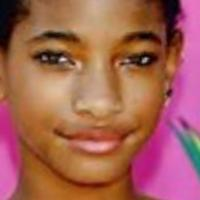
#> input picture lab01/notebooks/data/test/black/14_1_1_20170112230439326.jpg.chip.jpg, 200 x 200 px, found by its file name; its folder holds only this picture in this run
$ jupyter execute lab01_EDA.ipynb
#> lines starting #> are read from the running program, lines starting #| are printed output that depends on the picture
[cell 1]
import os
import matplotlib.pyplot as plt
import cv2

# Visulaize images

## Visualize 1 image

[cell 2]
data_path = r"C:\Users\Phuc\Downloads\CS331-lab\lab01\notebooks\data"
subdirs = ['train', 'test', 'val']
categories = ['black', 'no_black']

[cell 3]
import os
import matplotlib.pyplot as plt
import cv2

def load_images_from_folder(folder_path, num_images=1):
    """Loads the first image from subdirectories."""
#> called with num_images = 1
    images = []
    for category in categories:
        category_path = os.path.join(folder_path, category)
        if not os.path.exists(category_path):
            continue
        for file in os.listdir(category_path):
            if file.endswith(('.png', '.jpg', '.jpeg')):
                file_path = os.path.join(category_path, file)
                img = cv2.imread(file_path)
#> img is the input picture: shape (200, 200, 3); mean B, G, R 84.9, 97.7, 164.3
                img = cv2.cvtColor(img, cv2.COLOR_BGR2RGB)
                images.append(img)
                return images  # Return after first image is found
    return images

# Load first image from train set
demo_images = load_images_from_folder(os.path.join(data_path, 'train'))

# Display first image
if demo_images:
    plt.figure(figsize=(3, 4))
    plt.imshow(demo_images[0])
    plt.axis('off')
    plt.title("First Image")
    plt.show()
else:
    print("No images found.")

## Visualize many images

[cell 4]
import os
import cv2
import matplotlib.pyplot as plt

def load_images_from_folder(folder_path, num_images_per_category=6):
#> called with num_images_per_category = 6
    images = []

    for category in categories:
        category_path = os.path.join(folder_path, category)
        if not os.path.exists(category_path):
            continue
        count = 0
        for file in os.listdir(category_path):
            if file.endswith(('.png', '.jpg', '.jpeg')) and count < num_images_per_category:
                file_path = os.path.join(category_path, file)
                img = cv2.imread(file_path)
                img = cv2.cvtColor(img, cv2.COLOR_BGR2RGB)
                images.append((img, category))  # Store image with its category
                count += 1

            if count >= num_images_per_category:
                break  # Stop after collecting enough images from this category
#> pass 2 of the loop in load_images_from_folder, `for category in categories:`:
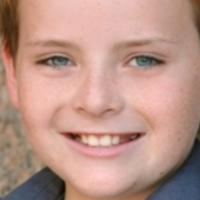
#> input picture lab01/notebooks/data/test/no_black/10_0_0_20170110225442428.jpg.chip.jpg, 200 x 200 px, found by its file name
#> in load_images_from_folder, img is the input picture: shape (200, 200, 3); mean B, G, R 136.1, 148, 187

    return images

# Load 6 images from each category (total 12 images)
demo_images = load_images_from_folder(os.path.join(data_path, 'train'), num_images_per_category=6)

# Display images
plt.figure(figsize=(12, 6))
for i, (img, category) in enumerate(demo_images):
    plt.subplot(3, 4, i + 1)
    plt.imshow(img)
    plt.axis('off')
    plt.title(category)
#> this loop made 2 passes
#> category on passes 1 to 2: 'black', 'no_black'

plt.tight_layout()
plt.show()
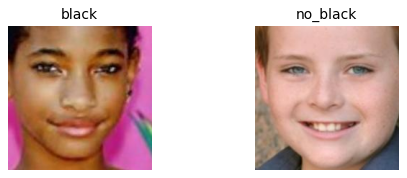
#> figure drawn by matplotlib, 2 panels

# Dataset statistics

## Image count

[cell 5]
import os
import pandas as pd

class_stat = {}
data_len = {}
class_info = []


for mode in ['train', 'val', 'test']:
    category_count = {category: 0 for category in categories}
#> category_count = {'black': 0, 'no_black': 0}

    for category in categories:
        path = os.path.join(data_path, mode, category)
        if os.path.exists(path):
            category_count[category] = len(os.listdir(path))

    data_len[mode] = sum(category_count.values())
    class_stat[mode] = category_count

    class_info.append({'Mode': mode, **category_count, 'Total_Files': data_len[mode]})
#> pass 2 of the loop `for mode in ['train', 'val', 'test']:`:

# Create DataFrame to compare file counts in 'black' and 'no_black' folders across datasets
dataset_stats_df = pd.DataFrame(class_info)
#> dataset_stats_df = table of 3 rows and 4 columns
dataset_stats_df
#> Out = table of 3 rows and 4 columns

## Image sizes

[cell 6]
import os
import matplotlib.pyplot as plt
from PIL import Image
import seaborn as sns
import pandas as pd

# Collect image sizes
image_sizes = []

for mode in subdirs:
    for category in categories:
        image_folder = os.path.join(data_path, mode, category)
        if os.path.exists(image_folder):
            for file in os.listdir(image_folder):
                image_path = os.path.join(image_folder, file)
                with Image.open(image_path) as img:
                    width, height = img.size
#> width = 200; height = 200
                    image_sizes.append({'Width': width, 'Height': height})
#> pass 2 of the loop `for mode in subdirs:`:

# Convert to DataFrame
image_sizes_df = pd.DataFrame(image_sizes)

# Plotting weight and height as 2 columns
fig, axes = plt.subplots(1, 2, figsize=(12, 6))

# Height distribution
sns.histplot(image_sizes_df['Height'], bins=50, kde=False, color='mediumseagreen', ax=axes[0])
axes[0].set_title('Image Height Distribution')
axes[0].set_xlabel('Pixels')
axes[0].set_ylabel('Number of Images')

# Width distribution
sns.histplot(image_sizes_df['Width'], bins=50, kde=False, color='royalblue', ax=axes[1])
axes[1].set_title('Image Width Distribution')
axes[1].set_xlabel('Pixels')
axes[1].set_ylabel('Number of Images')

plt.tight_layout()
plt.show()
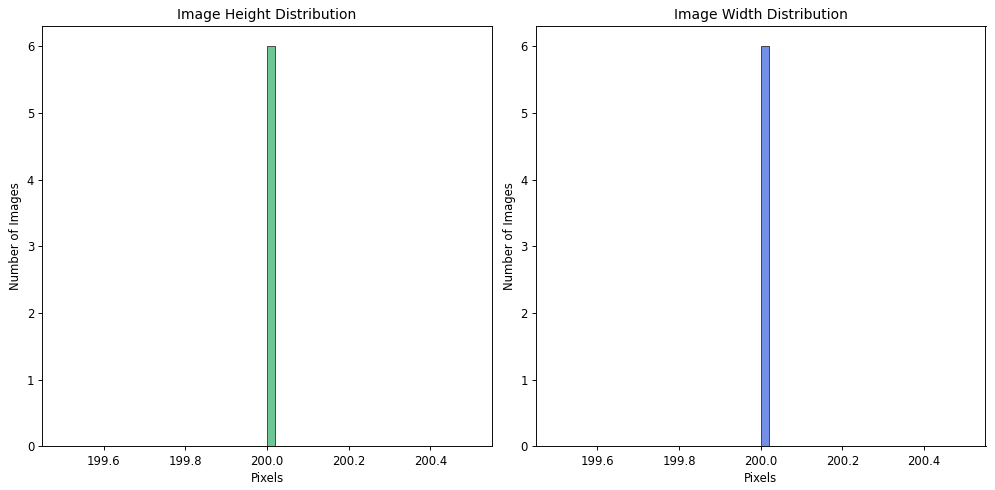
#> figure drawn by matplotlib, 2 panels; panel 1: tallest bar 6 high, from x = 200 to 200; panel 2: tallest bar 6 high, from x = 200 to 200

# Image similarity

## Similarity of first 12 images

[cell 7]
import os
import cv2
import numpy as np
import matplotlib.pyplot as plt
from skimage.metrics import structural_similarity as ssim

def load_images_from_folder(folder_path, num_images_per_category=6):
    """Loads images evenly from 'black' and 'no_black' subdirectories."""
#> called with num_images_per_category = 6
    images = []

    for category in categories:
        category_path = os.path.join(folder_path, category)
        if not os.path.exists(category_path):
            continue

        count = 0
        for file in os.listdir(category_path):
            if file.endswith(('.png', '.jpg', '.jpeg')) and count < num_images_per_category:
                file_path = os.path.join(category_path, file)
                img = cv2.imread(file_path)
                img = cv2.cvtColor(img, cv2.COLOR_BGR2RGB)
                images.append((img, category))  # Store image with its category
                count += 1

            if count >= num_images_per_category:
                break  # Stop after collecting enough images from this category
#> pass 2 of the loop in load_images_from_folder, `for category in categories:`:

    return images

# Load 6 images from each category (total 12 images)
demo_images = load_images_from_folder(os.path.join(data_path, 'train'), num_images_per_category=6)

# Convert images to grayscale for SSIM calculation
gray_images = [cv2.cvtColor(img, cv2.COLOR_RGB2GRAY) for img, _ in demo_images]
#> gray_images = 2 items

# Compute SSIM similarity matrix
num_images = len(gray_images)
#> num_images = 2
similarity_matrix = np.zeros((num_images, num_images))
#> similarity_matrix = [[0, 0], [0, 0]]

for i in range(num_images):
    for j in range(i + 1, num_images):
        score, _ = ssim(gray_images[i], gray_images[j], full=True)
        similarity_matrix[i, j] = score
        similarity_matrix[j, i] = score  # Symmetric matrix
#> after the loop, similarity_matrix = [[0, 0.389], [0.389, 0]]

# Plot similarity matrix
plt.figure(figsize=(8, 6))
plt.imshow(similarity_matrix, cmap='coolwarm', interpolation='nearest')
plt.colorbar(label='SSIM Score')
plt.xticks(range(num_images), [f"Img {i+1}" for i in range(num_images)], rotation=90)
plt.yticks(range(num_images), [f"Img {i+1}" for i in range(num_images)])
plt.title("Image Similarity Matrix (SSIM)")
plt.show()
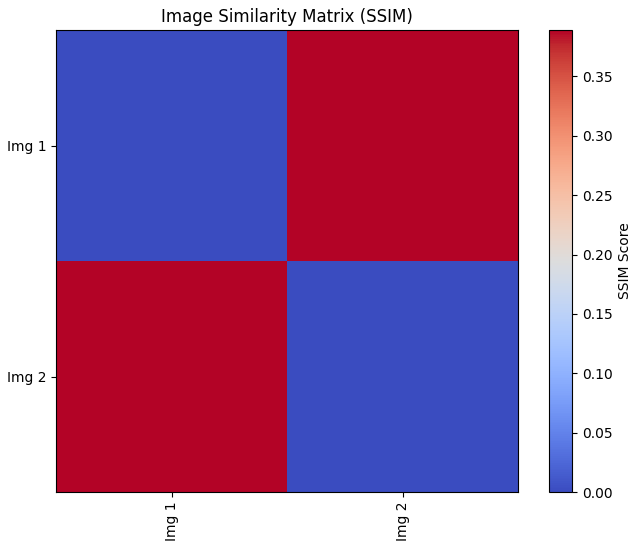
#> figure drawn by matplotlib, 2 panels

## Similarity of all images

[cell 8]
import os
import cv2
import numpy as np
from skimage.metrics import structural_similarity as ssim

# Lấy danh sách tất cả ảnh trong dataset
image_paths = []
for subdir in ['train', 'test', 'val']:
    for category in ['black', 'no_black']:
        folder = os.path.join(data_path, subdir, category)
        if os.path.exists(folder):
            image_paths.extend([os.path.join(folder, f) for f in os.listdir(folder) if f.endswith(('.jpg', '.png', '.jpeg'))])
#> pass 2 of the loop `for subdir in ['train', 'test', 'val']:`:

# Đọc và resize tất cả ảnh về cùng kích thước
images = []
for path in image_paths:
    img = cv2.imread(path, cv2.IMREAD_GRAYSCALE)  # Chuyển ảnh về grayscale
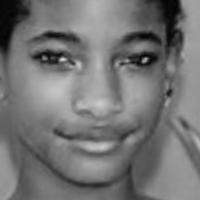
#> img: shape (200, 200); min 1, max 220, mean 116.2
    images.append(img)
#> pass 2 of the loop `for path in image_paths:`:
#> `img = cv2.imread(path, cv2.IMREAD_GRAYSCALE)`:
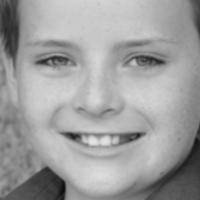
#> img: shape (200, 200); min 9, max 229, mean 158.3

# Tính SSIM giữa từng cặp ảnh
similar_count = 0
#> similar_count = 0
threshold = 0.8  # Ngưỡng để xác định ảnh giống nhau

for i in range(len(images)):
    for j in range(i + 1, len(images)):  # Không cần so sánh 2 lần
        score, _ = ssim(images[i], images[j], full=True)
        if score > threshold:
            similar_count += 1

print(f"Số lượng cặp ảnh có độ tương đồng cao (SSIM > {threshold}): {similar_count}")
